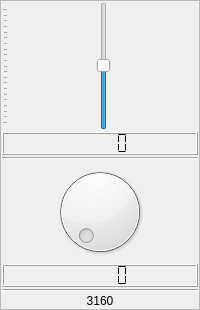
                     <widget class="QFrame" name="verticalFrame_23">
                      <property name="frameShape">
                       <enum>QFrame::StyledPanel</enum>
                      </property>
                      <layout class="QVBoxLayout" name="verticalLayout_25">
                       <property name="spacing">
                        <number>2</number>
                       </property>
                       <property name="leftMargin">
                        <number>1</number>
                       </property>
                       <property name="topMargin">
                        <number>1</number>
                       </property>
                       <property name="rightMargin">
                        <number>1</number>
                       </property>
                       <property name="bottomMargin">
                        <number>1</number>
                       </property>
                       <item>
                        <widget class="QSlider" name="eq_sld_20">
                         <property name="sizePolicy">
                          <sizepolicy hsizetype="Preferred" vsizetype="Expanding">
                           <horstretch>0</horstretch>
                           <verstretch>0</verstretch>
                          </sizepolicy>
                         </property>
                         <property name="minimumSize">
                          <size>
                           <width>0</width>
                           <height>128</height>
                          </size>
                         </property>
                         <property name="minimum">
                          <number>-300</number>
                         </property>
                         <property name="maximum">
                          <number>300</number>
                         </property>
                         <property name="singleStep">
                          <number>10</number>
                         </property>
                         <property name="value">
                          <number>1</number>
                         </property>
                         <property name="orientation">
                          <enum>Qt::Vertical</enum>
                         </property>
                         <property name="tickPosition">
                          <enum>QSlider::TicksAbove</enum>
                         </property>
                         <property name="tickInterval">
                          <number>30</number>
                         </property>
                        </widget>
                       </item>
                       <item>
                        <widget class="QLCDNumber" name="lcdNumber_91">
                         <property name="smallDecimalPoint">
                          <bool>true</bool>
                         </property>
                         <property name="segmentStyle">
                          <enum>QLCDNumber::Flat</enum>
                         </property>
                        </widget>
                       </item>
                       <item>
                        <widget class="Line" name="line_81">
                         <property name="orientation">
                          <enum>Qt::Horizontal</enum>
                         </property>
                        </widget>
                       </item>
                       <item>
                        <widget class="QDial" name="dial_20">
                         <property name="maximumSize">
                          <size>
                           <width>16777215</width>
                           <height>16777215</height>
                          </size>
                         </property>
                         <property name="minimum">
                          <number>1</number>
                         </property>
                         <property name="maximum">
                          <number>500</number>
                         </property>
                         <property name="singleStep">
                          <number>10</number>
                         </property>
                        </widget>
                       </item>
                       <item>
                        <widget class="QLCDNumber" name="lcdNumber_50">
                         <property name="smallDecimalPoint">
                          <bool>true</bool>
                         </property>
                         <property name="segmentStyle">
                          <enum>QLCDNumber::Flat</enum>
                         </property>
                        </widget>
                       </item>
                       <item>
                        <widget class="Line" name="line_20">
                         <property name="orientation">
                          <enum>Qt::Horizontal</enum>
                         </property>
                        </widget>
                       </item>
                       <item>
                        <widget class="QLabel" name="label_49">
                         <property name="text">
                          <string>3160</string>
                         </property>
                         <property name="scaledContents">
                          <bool>true</bool>
                         </property>
                         <property name="alignment">
                          <set>Qt::AlignCenter</set>
                         </property>
                        </widget>
                       </item>
                      </layout>
                     </widget>
